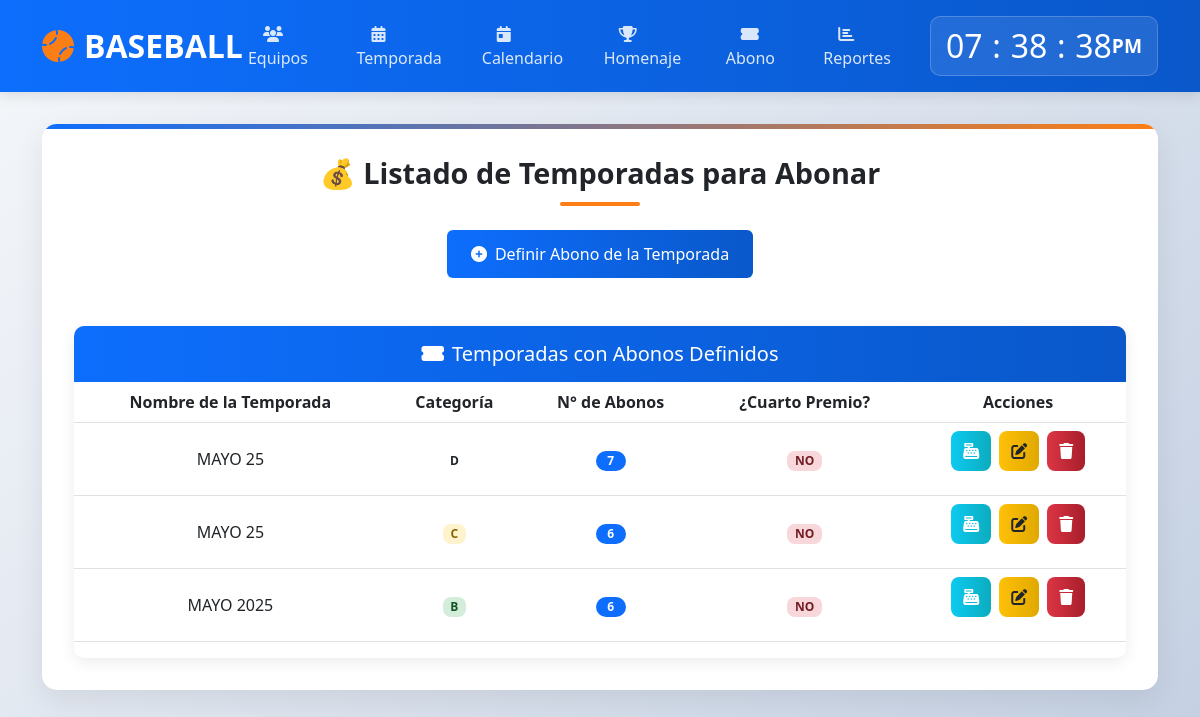
The app's page /modulos/abonos/index.php with its own data.
### tables this page shows
CREATE TABLE `abonos` (
  `id_abn` int(100) NOT NULL,
  `id_temp` int(100) NOT NULL,
  `categoria` varchar(1) NOT NULL,
  `ncantidad` int(100) NOT NULL,
  `prize_four` varchar(1) DEFAULT NULL,
  `cant_four` int(100) DEFAULT NULL,
  `prize_once` int(1) DEFAULT NULL,
  `cant_once` int(100) DEFAULT NULL,
  `prize_second` int(1) DEFAULT NULL,
  `cant_second` int(100) DEFAULT NULL,
  `prize_third` int(1) DEFAULT NULL,
  `cant_third` int(100) DEFAULT NULL
);

CREATE TABLE `temporada` (
  `id_temp` int(100) NOT NULL,
  `name_temp` text NOT NULL,
  `categoria` varchar(1) NOT NULL,
  `partidas` int(100) NOT NULL,
  `innings` int(10) NOT NULL,
  `valor` decimal(10,2) NOT NULL,
  `nequipos` int(10) NOT NULL,
  `activo` int(1) DEFAULT NULL
);

### modulos/abonos/index.php (the view, shortened to what this page needs)
<?php
$con = conectar();
?>
<!DOCTYPE html>
<html lang="es">
<head>
    <link href="https://cdn.jsdelivr.net/npm/bootstrap@5.3.0/dist/css/bootstrap.min.css" rel="stylesheet">
    <link rel="stylesheet" href="https://cdnjs.cloudflare.com/ajax/libs/font-awesome/6.4.0/css/all.min.css">
</head>
<body>
    <header class="header">
        <div class="container">
            <div class="d-flex justify-content-between align-items-center">
                <a href="../../" class="logo">
                    <i class="fas fa-baseball-ball"></i>BASEBALL
                </a>
                <ul class="navigation">
                    <li><a href="../equipos/"><i class="fas fa-users"></i> Equipos</a></li>
                    <li><a href="../juego/"><i class="fas fa-calendar-alt"></i> Temporada</a></li>
                    <li><a href="../calendario/"><i class="fas fa-calendar-day"></i> Calendario</a></li>
                    <li><a href="../homenaje/homenaje.php"><i class="fas fa-trophy"></i> Homenaje</a></li>
                    <li><a href="../abonos/"><i class="fas fa-ticket-alt"></i> Abono</a></li>
                    <li><a href="../reporte/reporte.php"><i class="fas fa-chart-bar"></i> Reportes</a></li>
                </ul>
                <div class="clock-container">
                    <div class="clock">
                        <h2 id="hour">00</h2><h2 class="dot">:</h2>
                        <h2 id="minute">00</h2><h2 class="dot">:</h2>
                        <h2 id="seconds">00</h2><span id="ampm">AM</span>
                    </div>
                </div>
            </div>
        </div>
    </header>
    <main class="main-content">
        <div class="container">
            <div class="content-container">
                <h1 class="page-title">💰 Listado de Temporadas para Abonar</h1>
                <div class="text-center">
                    <a href="form.php">
                        <button type="button" class="btn btn-primary" data-bs-toggle="tooltip" data-bs-placement="top" title="Definir nuevos abonos para temporadas">
                            <i class="fas fa-plus-circle me-2"></i>Definir Abono de la Temporada
                        </button>
                    </a>
                </div>
                <div class="table-container">
                    <div class="table-header">
                        <h5 class="mb-0"><i class="fas fa-ticket-alt me-2"></i>Temporadas con Abonos Definidos</h5>
                    </div>
                    <div class="table-responsive">
                        <table class="table table-hover">
                            <thead class="thead-dark">
                                <tr>
                                    <th>Nombre de la Temporada</th>
                                    <th>Categoría</th>
                                    <th>N° de Abonos</th>
                                    <th>¿Cuarto Premio?</th>
                                    <th>Acciones</th>
                                </tr>
                            </thead>
                            <tbody>
                                <?php
                                $obtener = "SELECT temporada.*, abonos.* FROM temporada INNER JOIN abonos
                                ON temporada.id_temp = abonos.id_temp ORDER BY abonos.categoria DESC";
                                $query = mysqli_query($con, $obtener);
                                $num = mysqli_num_rows($query);
                                if ($num >= 1) {
                                    while ($data = mysqli_fetch_array($query)) {
                                        $categoria_class = 'categoria-' . strtolower($data['categoria'][0]);
                                        $status_class = empty($data['prize_four']) ? 'status-no' : 'status-yes';
                                        $status_text = empty($data['prize_four']) ? 'NO' : 'SI';
                                ?>
                                <tr>
                                    <td><?php echo htmlspecialchars($data['name_temp']); ?></td>
                                    <td>
                                        <span class="categoria-badge <?php echo $categoria_class; ?>">
                                            <?php echo $data['categoria']; ?>
                                        </span>
                                    </td>
                                    <td>
                                        <span class="count-badge">
                                            <?php echo $data['ncantidad']; ?>
                                        </span>
                                    </td>
                                    <td>
                                        <span class="status-badge <?php echo $status_class; ?>">
                                            <?php echo $status_text; ?>
                                        </span>
                                    </td>
                                    <td>
                                        <div class="action-buttons">
                                            <a href="list.php?idn=<?php echo $data['id_abn']; ?>&id=<?php echo $data['id_temp']; ?>&cat=<?php echo $data['categoria']; ?>" data-bs-toggle="tooltip" data-bs-placement="top" title="Ingresar Abonos">
                                                <button type="button" class="buto btn btn-info">
                                                    <i class="fas fa-cash-register"></i>
                                                </button>
                                            </a>
                                            <a href="formedit.php?id=<?php echo $data['id_abn']; ?>" data-bs-toggle="tooltip" data-bs-placement="top" title="Editar">
                                                <button type="button" class="buto btn btn-warning">
                                                    <i class="fas fa-edit"></i>
                                                </button>
                                            </a>
                                            <a href="delet.php?id=<?php echo $data['id_abn']; ?>" data-bs-toggle="tooltip" data-bs-placement="top" title="Eliminar" onclick="return confirm('¿Estás seguro de eliminar este abono?')">
                                                <button type="button" class="buto btn btn-danger">
                                                    <i class="fas fa-trash"></i>
                                                </button>
                                            </a>
                                        </div>
                                    </td>
                                </tr>
                                <?php
                                    }
                                } else {
                                    echo '<tr><td colspan="5" class="empty-state"><i class="fas fa-receipt"></i><br>No hay abonos definidos para temporadas</td></tr>';
                                }
                                ?>
                            </tbody>
                        </table>
                    </div>
                </div>
            </div>
        </div>
    </main>
</body>
</html>

### modulos/abonos/index.php (style rules this page uses)
:root { --primary-color: #0d6efd; --secondary-color: #fd7e14; --dark-color: #212529; --light-color: #f8f9fa; --success-color: #198754; --danger-color: #dc3545; --warning-color: #ffc107; --info-color: #0dcaf0; }
body { font-family: 'Segoe UI', Tahoma, Geneva, Verdana, sans-serif; background: linear-gradient(135deg, #f5f7fa 0%, #c3cfe2 100%); min-height: 100vh; margin: 0; padding: 0; color: #333; }
.header { background: linear-gradient(90deg, var(--primary-color) 0%, #0a58ca 100%); color: white; padding: 1rem 0; box-shadow: 0 4px 12px rgba(0, 0, 0, 0.1); position: sticky; top: 0; z-index: 1000; }
.logo { font-size: 2rem; font-weight: 700; color: white; text-decoration: none; display: flex; align-items: center; }
.logo i { margin-right: 10px; color: var(--secondary-color); transition: transform 0.3s; }
.navigation { display: flex; list-style: none; margin: 0; padding: 0; }
.navigation li { margin: 0 5px; }
.navigation a { color: rgba(255, 255, 255, 0.85); text-decoration: none; padding: 10px 15px; border-radius: 6px; transition: all 0.3s; font-weight: 500; }
.clock-container { background: rgba(255, 255, 255, 0.1); border-radius: 10px; padding: 10px 15px; backdrop-filter: blur(10px); border: 1px solid rgba(255, 255, 255, 0.2); }
.clock { display: flex; align-items: center; color: white; font-size: 1.2rem; font-weight: 600; }
.clock h2 { margin: 0; min-width: 28px; text-align: center; }
.dot { margin: 0 5px; }
.main-content { padding: 2rem 0; }
.content-container { background: white; border-radius: 15px; box-shadow: 0 10px 30px rgba(0, 0, 0, 0.08); padding: 2rem; position: relative; overflow: hidden; margin: 0 auto; }
.content-container::before { content: ''; position: absolute; top: 0; left: 0; width: 100%; height: 5px; background: linear-gradient(90deg, var(--primary-color) 0%, var(--secondary-color) 100%); }
.page-title { font-size: 1.8rem; font-weight: 700; color: var(--dark-color); margin-bottom: 1.5rem; position: relative; padding-bottom: 15px; text-align: center; }
.page-title::after { content: ''; position: absolute; bottom: 0; left: 50%; transform: translateX(-50%); width: 80px; height: 4px; background: var(--secondary-color); border-radius: 2px; }
.btn { border-radius: 6px; font-weight: 500; padding: 0.75rem 1.5rem; transition: all 0.3s; margin-bottom: 1rem; }
.btn-primary { background: linear-gradient(90deg, var(--primary-color) 0%, #0a58ca 100%); border: none; color: white; }
.btn-warning { background: linear-gradient(90deg, var(--warning-color) 0%, #e0a800 100%); border: none; color: var(--dark-color); }
.btn-danger { background: linear-gradient(90deg, var(--danger-color) 0%, #a71e2a 100%); border: none; color: white; }
.btn-info { background: linear-gradient(90deg, var(--info-color) 0%, #0bacbf 100%); border: none; color: white; }
.table-container { margin-top: 2rem; overflow: hidden; border-radius: 10px; box-shadow: 0 4px 15px rgba(0, 0, 0, 0.08); }
.table-header { background: linear-gradient(90deg, var(--primary-color) 0%, #0a58ca 100%); color: white; padding: 1rem; text-align: center; }
table { width: 100%; border-collapse: collapse; margin-bottom: 0; }
th { background: #f8f9fa; color: var(--dark-color); padding: 12px; text-align: center; font-weight: 600; border-bottom: 2px solid #dee2e6; }
td { padding: 12px; text-align: center; vertical-align: middle; border-bottom: 1px solid #dee2e6; }
tr:nth-child(even) { background-color: #f8f9fa; }
.categoria-badge { display: inline-block; padding: 0.35em 0.65em; font-size: 0.75em; font-weight: 700; line-height: 1; text-align: center; white-space: nowrap; vertical-align: baseline; border-radius: 0.5rem; text-transform: uppercase; }
.categoria-b { background-color: #d4edda; color: #155724; }
.categoria-c { background-color: #fff3cd; color: #856404; }
.status-badge { display: inline-block; padding: 0.35em 0.65em; font-size: 0.75em; font-weight: 700; line-height: 1; text-align: center; white-space: nowrap; vertical-align: baseline; border-radius: 0.5rem; }
.status-no { background-color: #f8d7da; color: #721c24; }
.action-buttons { display: flex; gap: 0.5rem; justify-content: center; }
.buto { padding: 0.5rem 0.75rem; border-radius: 0.5rem; transition: all 0.3s; }
.count-badge { display: inline-block; padding: 0.35em 0.65em; font-size: 0.75em; font-weight: 700; line-height: 1; text-align: center; white-space: nowrap; vertical-align: baseline; border-radius: 50rem; background-color: var(--primary-color); color: white; min-width: 30px; }

### records on screen
abonos: id_temp.name_temp "MAYO 25", categoria "D", ncantidad "7", prize_four "NO"
abonos: id_temp.name_temp "MAYO 25", categoria "C", ncantidad "6", prize_four "NO"
abonos: id_temp.name_temp "MAYO 2025", categoria "B", ncantidad "6", prize_four "NO"
